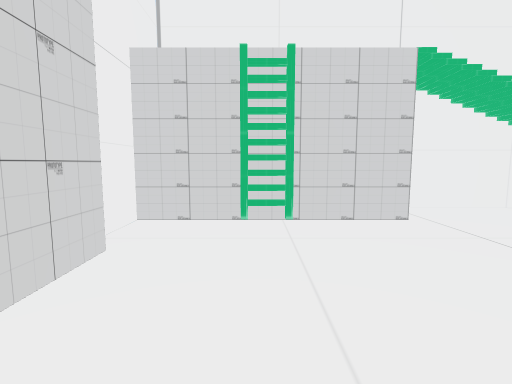
view 1 (above)

12 first-person views from a walk through a scene from a Unity 3-D project. The camera is 1.4 m above the floor, tilts 6° down and sees 85° across. The floor is counted in squares, 1 m on a side. Each view is taken from the middle of a square. On the plan, view 1 faces up. The plan holds only what a view shows up to about 14 squares ahead; the rest is blank. The place goes on beyond the plan. The player is left out.

view 2
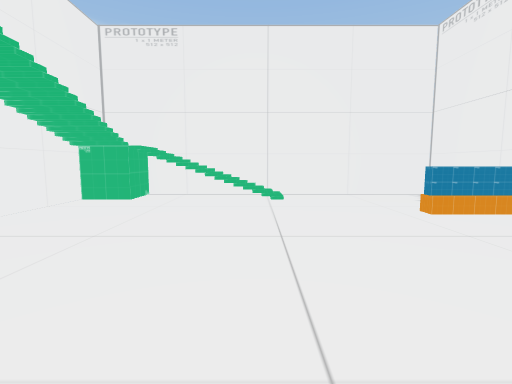

view 3
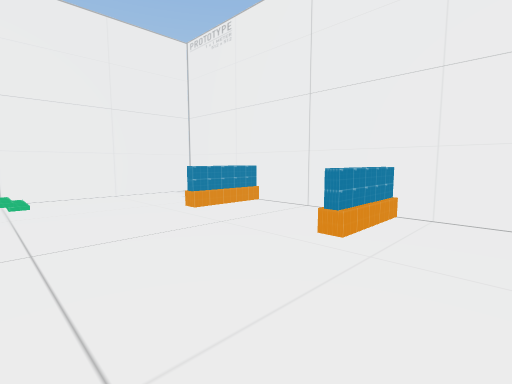

view 4
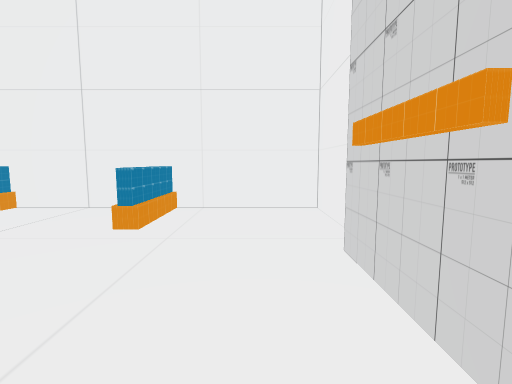

view 5
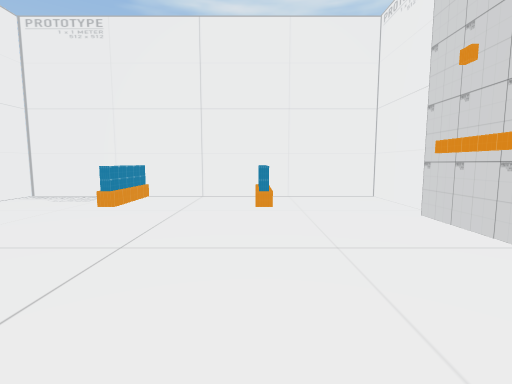

view 6
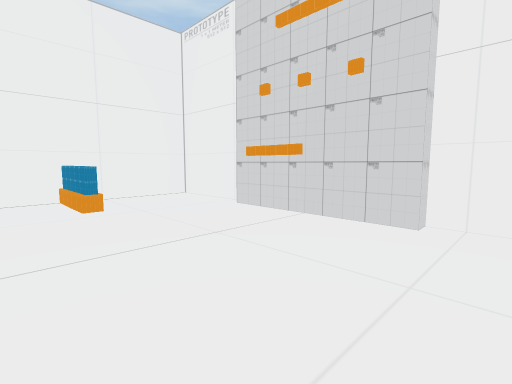

view 7
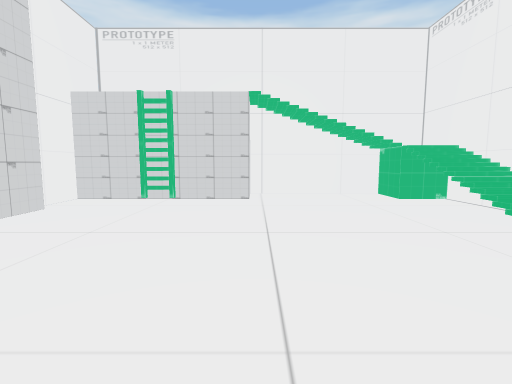

view 8
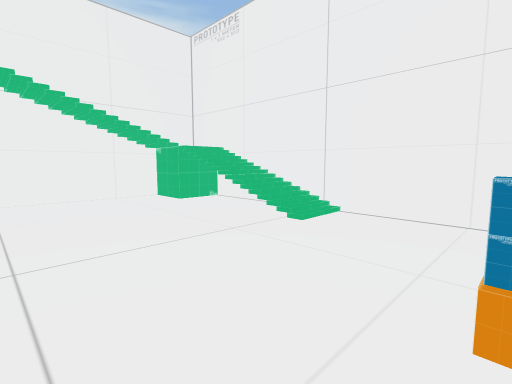

view 9
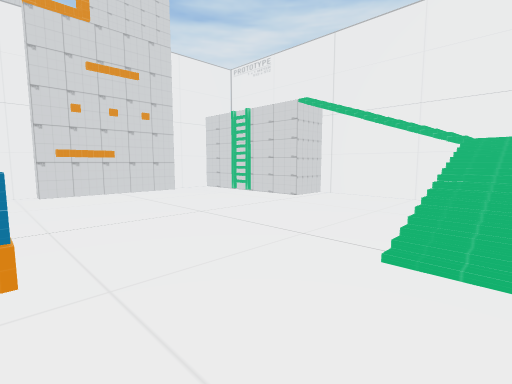

view 10
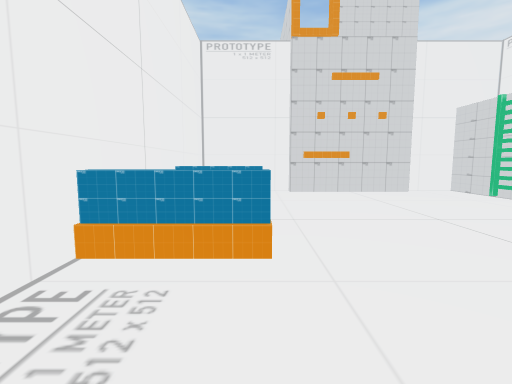

view 11
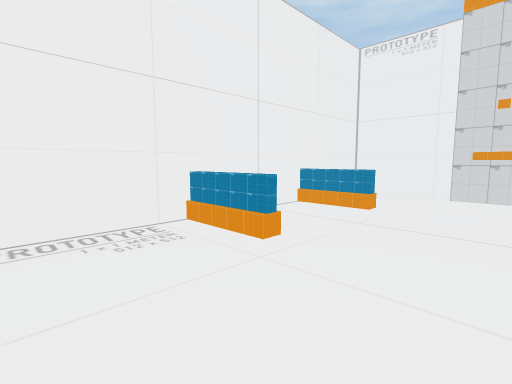

view 12
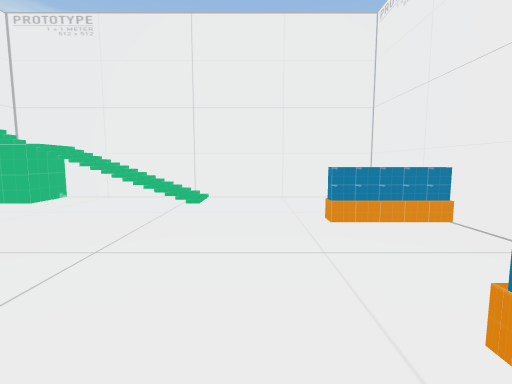

### Floor plan
Key: @ floor where view 1 was taken; # wall or solid block; . floor; / step, stairs or slope; = window, fence, low wall or low ledge; L ladder; O other object.
Columns run from 3 left of view 1 to 12 right of it. Each row starts with its distance up from view 1.
  9        #########
  8        #.....  #
  7 ###L####.....O #
  6 #............//#
  5 #............//#
  4 #............//#
  3 #............//#
  2 #............//#
  1 ##...........//#
  0 ##.@...........#
 -1 #..............#
 -2 #..............#
 -3 #....#....#....#
 -4 #....=....=....#
 -5 #....=....=....#
 -6 ################

Positions as (right, up) in squares from view 1, and headings:
1: (0, 0), facing up
2: (-1, 2), facing right
3: (-1, 2), facing down-right
4: (-1, 3), facing down
5: (2, 6), facing down
6: (4, 6), facing down-left
7: (4, -4), facing up
8: (4, -3), facing up-right
9: (11, -3), facing up-left
10: (11, -3), facing left
11: (11, 1), facing down-left
12: (0, -1), facing right
